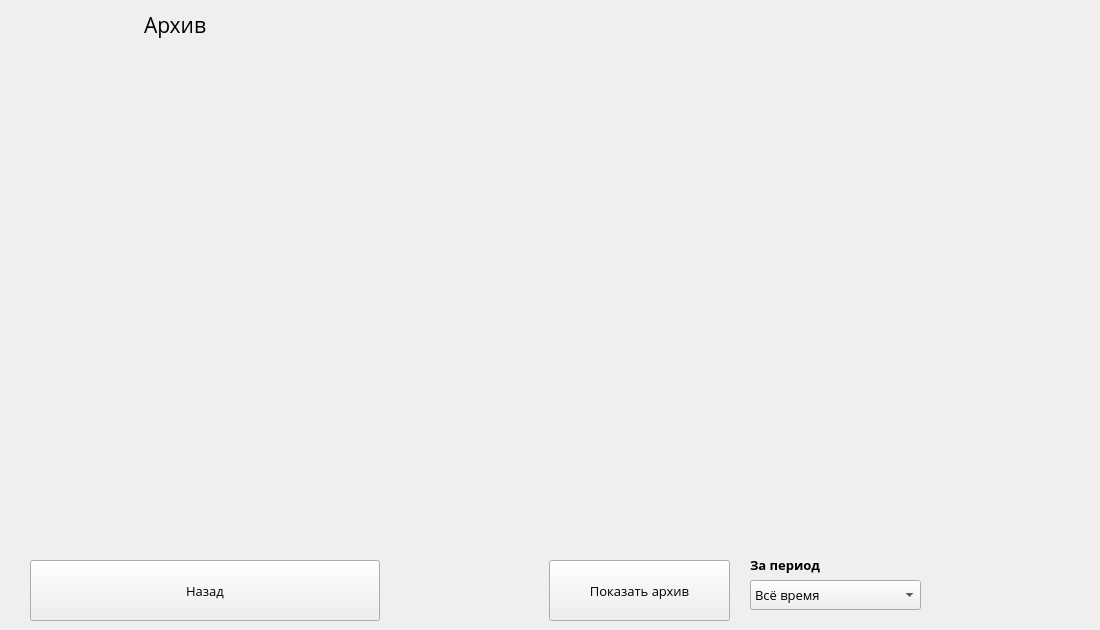
   <widget class="QWidget" name="ArchivePage">
    <widget class="QLabel" name="label_24">
     <property name="geometry">
      <rect>
       <x>0</x>
       <y>0</y>
       <width>350</width>
       <height>50</height>
      </rect>
     </property>
     <property name="font">
      <font>
       <family>Open Sans</family>
       <pointsize>16</pointsize>
      </font>
     </property>
     <property name="text">
      <string>Архив</string>
     </property>
     <property name="alignment">
      <set>Qt::AlignCenter</set>
     </property>
    </widget>
    <widget class="QCustomPlot" name="customPlot" native="true">
     <property name="geometry">
      <rect>
       <x>10</x>
       <y>60</y>
       <width>1081</width>
       <height>471</height>
      </rect>
     </property>
     <property name="sizePolicy">
      <sizepolicy hsizetype="Preferred" vsizetype="MinimumExpanding">
       <horstretch>0</horstretch>
       <verstretch>0</verstretch>
      </sizepolicy>
     </property>
     <property name="font">
      <font>
       <family>Open Sans</family>
       <pointsize>14</pointsize>
       <weight>75</weight>
       <bold>true</bold>
       <stylestrategy>NoAntialias</stylestrategy>
      </font>
     </property>
     <property name="focusPolicy">
      <enum>Qt::ClickFocus</enum>
     </property>
    </widget>
    <widget class="QPushButton" name="pushButton_54">
     <property name="geometry">
      <rect>
       <x>30</x>
       <y>560</y>
       <width>350</width>
       <height>61</height>
      </rect>
     </property>
     <property name="font">
      <font>
       <family>Open Sans</family>
       <pointsize>10</pointsize>
      </font>
     </property>
     <property name="text">
      <string>Назад</string>
     </property>
    </widget>
    <widget class="QPushButton" name="plotarchive">
     <property name="geometry">
      <rect>
       <x>549</x>
       <y>560</y>
       <width>181</width>
       <height>61</height>
      </rect>
     </property>
     <property name="font">
      <font>
       <family>Open Sans</family>
       <pointsize>10</pointsize>
      </font>
     </property>
     <property name="text">
      <string>Показать архив</string>
     </property>
    </widget>
    <widget class="QComboBox" name="archive_period">
     <property name="geometry">
      <rect>
       <x>750</x>
       <y>580</y>
       <width>171</width>
       <height>30</height>
      </rect>
     </property>
     <property name="font">
      <font>
       <family>Open Sans</family>
       <pointsize>10</pointsize>
      </font>
     </property>
     <item>
      <property name="text">
       <string>Всё время</string>
      </property>
     </item>
     <item>
      <property name="text">
       <string>1 минута</string>
      </property>
     </item>
     <item>
      <property name="text">
       <string>5 минут</string>
      </property>
     </item>
     <item>
      <property name="text">
       <string>10 минут</string>
      </property>
     </item>
     <item>
      <property name="text">
       <string>30 минут</string>
      </property>
     </item>
     <item>
      <property name="text">
       <string>1 час</string>
      </property>
     </item>
     <item>
      <property name="text">
       <string>2 часа</string>
      </property>
     </item>
     <item>
      <property name="text">
       <string>5 часов</string>
      </property>
     </item>
     <item>
      <property name="text">
       <string>10 часов</string>
      </property>
     </item>
     <item>
      <property name="text">
       <string>1 суток</string>
      </property>
     </item>
     <item>
      <property name="text">
       <string>5 суток </string>
      </property>
     </item>
     <item>
      <property name="text">
       <string>1 месяц</string>
      </property>
     </item>
     <item>
      <property name="text">
       <string>2 месяца</string>
      </property>
     </item>
     <item>
      <property name="text">
       <string>1 год</string>
      </property>
     </item>
    </widget>
    <widget class="QLabel" name="LabelRelay_9">
     <property name="geometry">
      <rect>
       <x>750</x>
       <y>550</y>
       <width>111</width>
       <height>30</height>
      </rect>
     </property>
     <property name="font">
      <font>
       <family>Open Sans</family>
       <pointsize>10</pointsize>
       <weight>75</weight>
       <bold>true</bold>
      </font>
     </property>
     <property name="text">
      <string>За период</string>
     </property>
    </widget>
   </widget>
